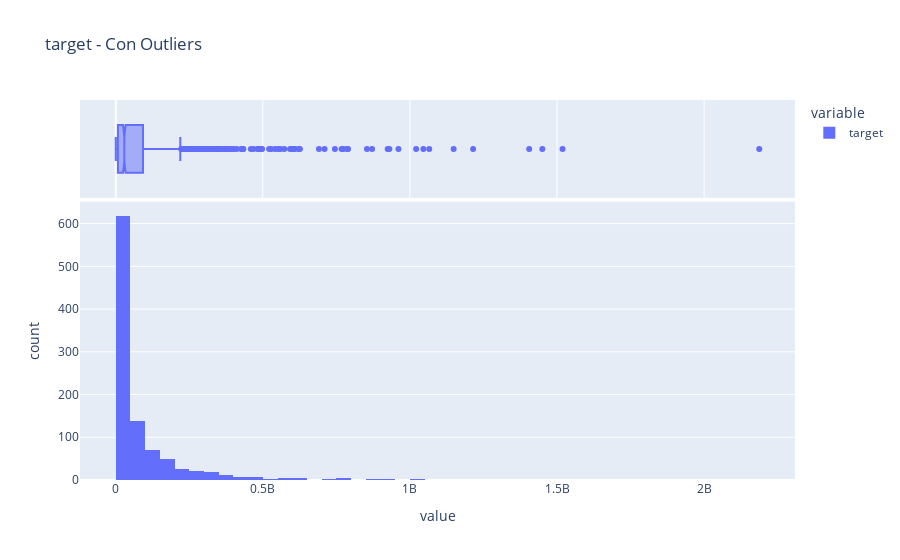
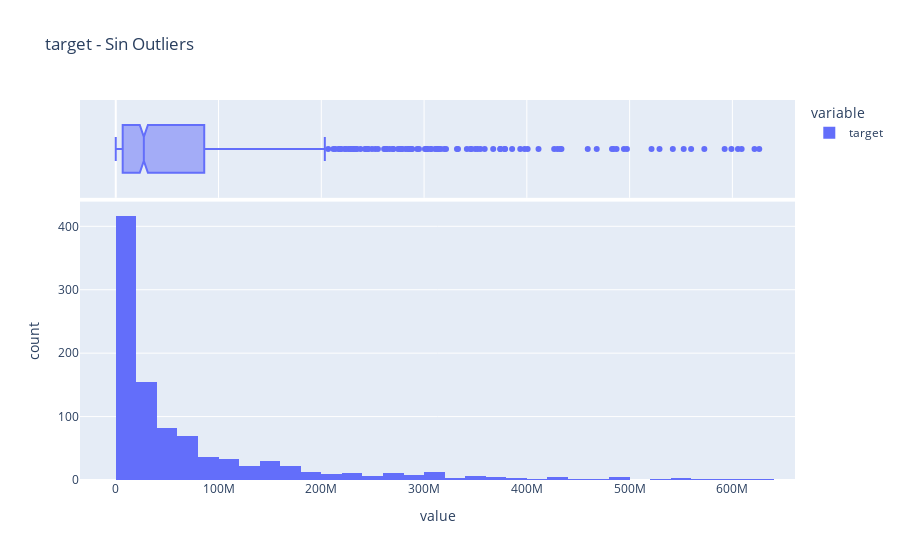

Here is the notebook cell these charts were saved with, in order:
### Markdown cell above
Para la variable Runtime, se tiene que esta tiene una distribución similar a una normal, donde la concentración de la duración de las películas se encuentra alrededor de 100 minutos.

### Code cell
profile_serie(train["target"])

### Figure 1 — Plotly figure (JSON) as saved in the notebook; plotly's stock layout.template omitted (floating-point values rounded to 4 significant figures; data arrays with more than 128 entries replaced by an {"elided": "..."} marker saying what was removed)
{"data": [{"alignmentgroup": "True", "bingroup": "x", "hovertemplate": "variable=target<br>value=%{x}<br>count=%{y}<extra></extra>", "legendgroup": "target", "marker": {"color": "#636efa", "pattern": {"shape": ""}}, "name": "target", "offsetgroup": "target", "orientation": "v", "showlegend": true, "type": "histogram", "x": {"elided": "1000 int values"}, "xaxis": "x", "yaxis": "y"}, {"alignmentgroup": "True", "hovertemplate": "variable=target<br>value=%{x}<extra></extra>", "legendgroup": "target", "marker": {"color": "#636efa"}, "name": "target", "notched": true, "offsetgroup": "target", "showlegend": false, "type": "box", "x": {"elided": "1000 int values"}, "xaxis": "x2", "yaxis": "y2"}], "layout": {"barmode": "relative", "legend": {"title": {"text": "variable"}, "tracegroupgap": 0}, "title": {"text": "target - Con Outliers"}, "xaxis": {"anchor": "y", "domain": [0, 1], "title": {"text": "value"}}, "xaxis2": {"anchor": "y2", "domain": [0, 1], "matches": "x", "showgrid": true, "showticklabels": false}, "yaxis": {"anchor": "x", "domain": [0, 0.7326], "title": {"text": "count"}}, "yaxis2": {"anchor": "x2", "domain": [0.7426, 1], "matches": "y2", "showgrid": false, "showline": false, "showticklabels": false, "ticks": ""}}}

### Figure 2 — Plotly figure (JSON) as saved in the notebook; plotly's stock layout.template omitted (floating-point values rounded to 4 significant figures; data arrays with more than 128 entries replaced by an {"elided": "..."} marker saying what was removed)
{"data": [{"alignmentgroup": "True", "bingroup": "x", "hovertemplate": "variable=target<br>value=%{x}<br>count=%{y}<extra></extra>", "legendgroup": "target", "marker": {"color": "#636efa", "pattern": {"shape": ""}}, "name": "target", "offsetgroup": "target", "orientation": "v", "showlegend": true, "type": "histogram", "x": {"elided": "979 int values"}, "xaxis": "x", "yaxis": "y"}, {"alignmentgroup": "True", "hovertemplate": "variable=target<br>value=%{x}<extra></extra>", "legendgroup": "target", "marker": {"color": "#636efa"}, "name": "target", "notched": true, "offsetgroup": "target", "showlegend": false, "type": "box", "x": {"elided": "979 int values"}, "xaxis": "x2", "yaxis": "y2"}], "layout": {"barmode": "relative", "legend": {"title": {"text": "variable"}, "tracegroupgap": 0}, "title": {"text": "target - Sin Outliers"}, "xaxis": {"anchor": "y", "domain": [0, 1], "title": {"text": "value"}}, "xaxis2": {"anchor": "y2", "domain": [0, 1], "matches": "x", "showgrid": true, "showticklabels": false}, "yaxis": {"anchor": "x", "domain": [0, 0.7326], "title": {"text": "count"}}, "yaxis2": {"anchor": "x2", "domain": [0.7426, 1], "matches": "y2", "showgrid": false, "showline": false, "showticklabels": false, "ticks": ""}}}
